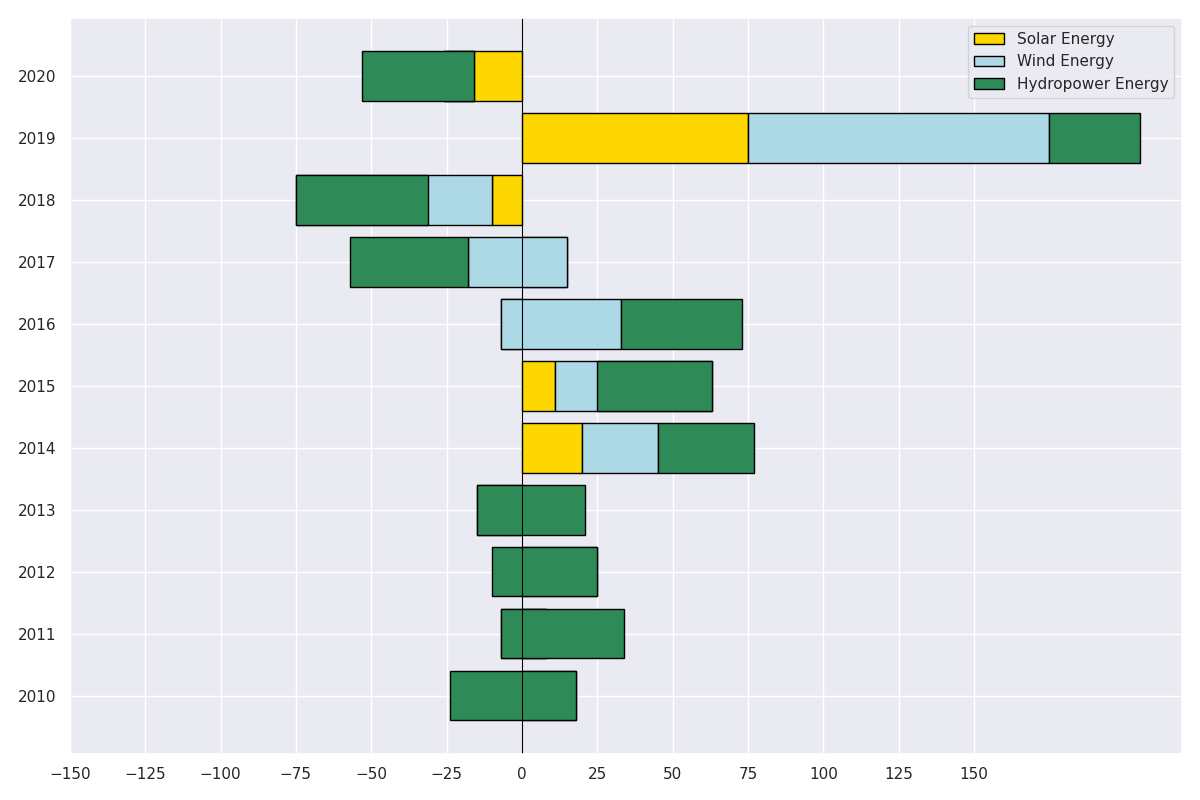

Write Python code to recreate this figure.
import matplotlib.pyplot as plt
import numpy as np

years = np.arange(2010, 2021)

# New data calculated
solar_energy_change = np.array([6, 8, 5, -5, 20, 11, -7, 15, -10, 75, -26])
wind_energy_change = np.array([12, -15, 20, -10, 25, 52, 40, -33, -65, 100, 10])
hydropower_energy_change = np.array([-42, 41, -35, 36, 32, -38, 40, -39, 44, 30, -37])

fig, ax = plt.subplots(figsize=(12, 8))

# Create diverging bars by stacking positive and negative values separately
ax.barh(years, solar_energy_change, color='gold', edgecolor='black', align='center', label='Solar Energy')
ax.barh(years, wind_energy_change, color='lightblue', edgecolor='black', align='center', left=solar_energy_change, label='Wind Energy')
ax.barh(years, hydropower_energy_change, color='seagreen', edgecolor='black', align='center', 
        left=solar_energy_change + wind_energy_change, label='Hydropower Energy')

ax.axvline(0, color='black', linewidth=0.8)  # Central axis

ax.set_yticks(years)
ax.set_xticks(np.arange(-150, 151, 25))
ax.legend()

plt.tight_layout()
plt.show()
